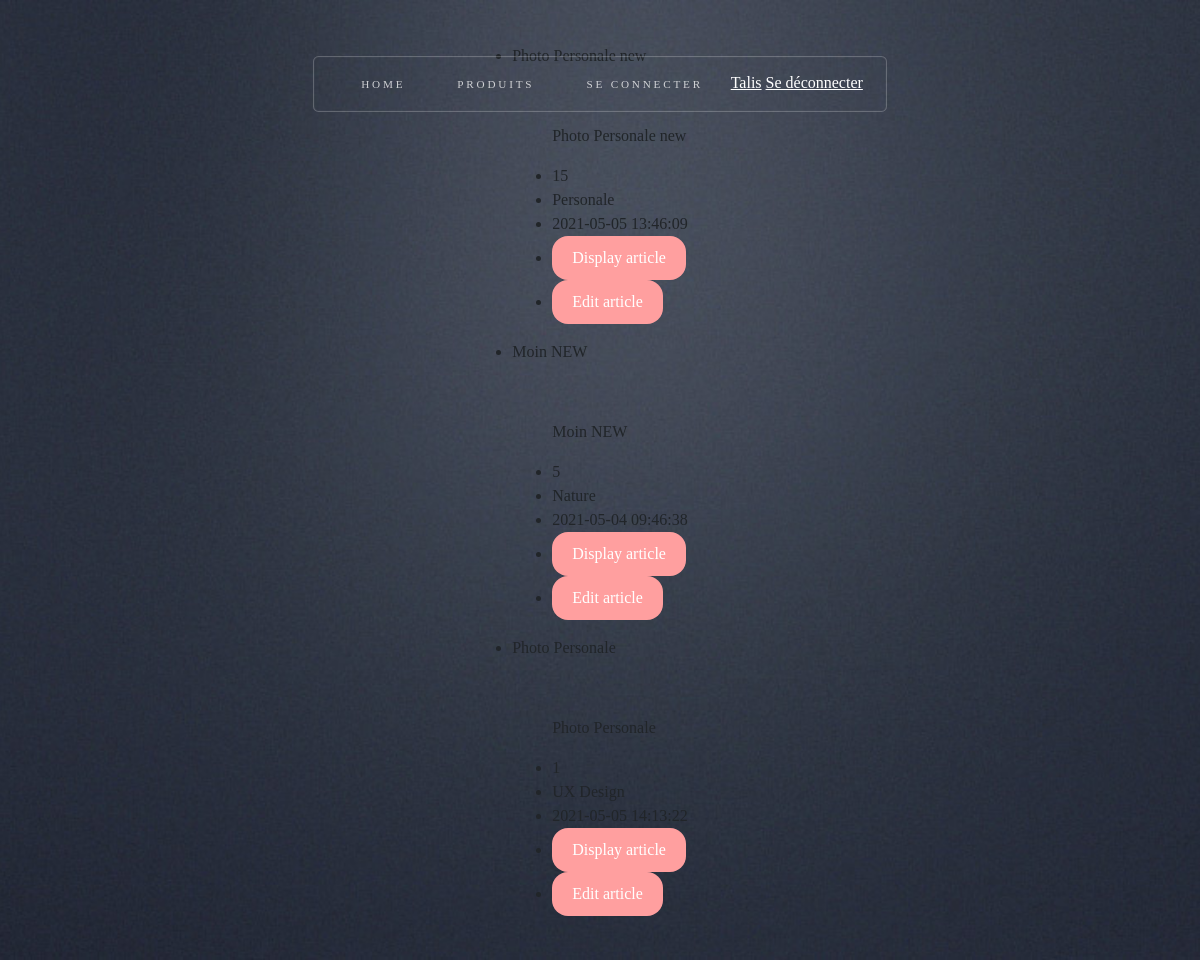
The app's page /products.php (signed in) with its own data.
### tables this page shows
CREATE TABLE IF NOT EXISTS `products` (
  `products_id` int(11) NOT NULL AUTO_INCREMENT,
  `products_name` varchar(255) NOT NULL,
  `products_description` text NOT NULL,
  `products_price` int(11) NOT NULL,
  `created_at` datetime NOT NULL DEFAULT current_timestamp(),
  `author` int(11) NOT NULL,
  `category` int(11) NOT NULL,
  PRIMARY KEY (`products_id`),
  KEY `author_user` (`author`)
);

CREATE TABLE IF NOT EXISTS `categories` (
  `categories_id` int(11) NOT NULL,
  `categories_name` varchar(255) NOT NULL
);

### products.php (the view, shortened to what this page needs)
<?php require 'inc/header.php' ?>
<?php
$sqlProducts = "SELECT p.*, u.username, c.categories_name FROM products AS p LEFT JOIN users AS u ON p.author = u.id LEFT JOIN categories AS c ON p.category = c.categories_id";
$products = $connect->query($sqlProducts)->fetchAll(PDO::FETCH_ASSOC);
?>
<section >
<?php
        foreach ($products as $product) {
        ?>
    <div class="columns">
        <ul class="price">
            <li class="header"><?php echo $product['products_name']; ?></li>
            <figure class="image is-4by3">
                <p class="card-text"><?php echo $product['products_description']; ?> </p>
            <li class="grey"><?php echo $product['products_price']; ?>
                <li><?php echo $product['categories_name']; ?></li>
                <li><?php echo $product['created_at']; ?></li>
            </li>
            <li class="grey"><a href="product.php?id=<?php echo $product['products_id']; ?>" class="btn">Display article</a></li>
            <li class="grey"><a href="editproducts.php?id=<?php echo $product['products_id']; ?>" class="btn"> Edit article</a></li>
     </ul>
    </div>
        <?php
        }
        ?>
    </section>

### assets/css/style.css (style rules this page uses)
html { box-sizing: border-box; }
.btn { background-color: #ff9f9f; border: none; color: white; padding: 10px 20px; text-align: center; text-decoration: none; display: inline-block; font-size: 16px; border-radius:1rem; cursor: pointer; }
a { color: white; }

### records on screen
products: products_name "Photo Personale new", products_description "Photo Personale new", products_price "15", categories.categories_name "Personale", created_at "2021-05-05 13:46:09"
products: products_name "Moin NEW", products_description "Moin NEW", products_price "5", categories.categories_name "Nature", created_at "2021-05-04 09:46:38"
products: products_name "Photo Personale", products_description "Photo Personale", products_price "1", categories.categories_name "UX Design", created_at "2021-05-05 14:13:22"

### other values on screen
$_SESSION['username'] "Talis"
